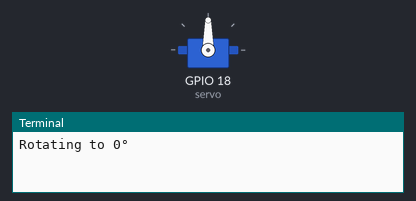
A program run on a simulated Raspberry Pi (BCM pin numbers). Shown: servo, the last lines printed to the terminal. Servo angles are drawn from the pulse width (0.5 ms = 0°, 2.5 ms = 180°).

Above: at 0.05 s.
At 6.0 s:
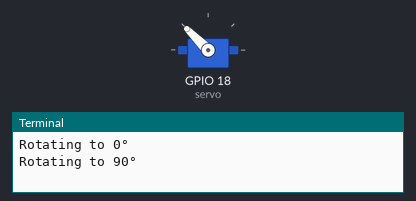
At 12.0 s:
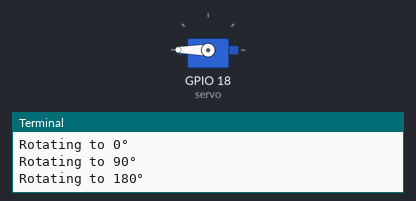
Timing chart, 0 to 15.6 s (numbered marks = the images above):
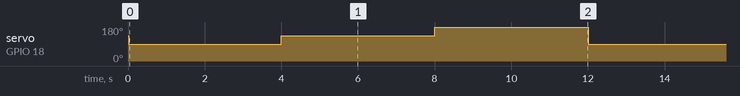

The program:

test2.py
```python
from gpiozero import Servo
from time import sleep

# Use pigpio for accurate PWM and less jitter
servo = Servo(18, min_pulse_width = 1500/1000000, max_pulse_width = 2500/1000000)  # GPIO 18

try:
    while True:
        print("Rotating to 0°")
        servo.value = -1  # Full left (0°)
        sleep(4)

        print("Rotating to 90°")
        servo.value = 0   # Center (90°)
        sleep(4)

        print("Rotating to 180°")
        servo.value = 1   # Full right (180°)
        sleep(4)

except KeyboardInterrupt:
    print("Stopping servo")
    servo.value = None  # Stop sending signal
```

Measured:
- by itself, servo on GPIO 18 (servo): repeats every 12.0 s: 135° 4.0 s, 180° 4.0 s, 90° 4.0 s
